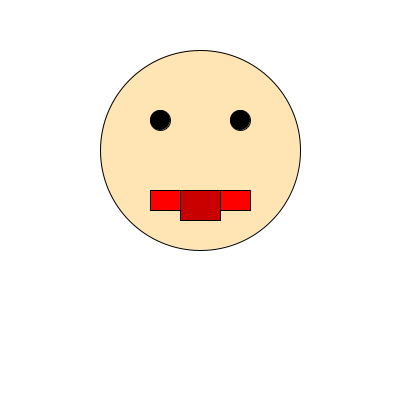
Frame 1 (no input)
Frame 60 (the mouse pressed at the canvas centre just before this capture): identical to frame 1, image omitted
Frame 120 (the mouse held since frame 60 and released just before this capture): identical to frame 1, image omitted

The Processing sketch that drew this single still picture (run headless with seeded random() and noise(); from frame 60 on, the mouse is pressed at the canvas centre):

// Processing sketch: SE2011_Lab01_IT24100542
// ── SE2011_Lab01_IT24100542.pde
void setup(){
  size(400,400);
}
void draw(){
  background(255);
  fill(255,229,180);
  ellipse(200,150,200,200);
  fill(0);
  ellipse(160,120,20,20);
  ellipse(240,120,20,20);
  fill(255,0,0);
  rect(150,190,100,20);
  fill(200,0,0);
  rect(180,190,40,30);
}
